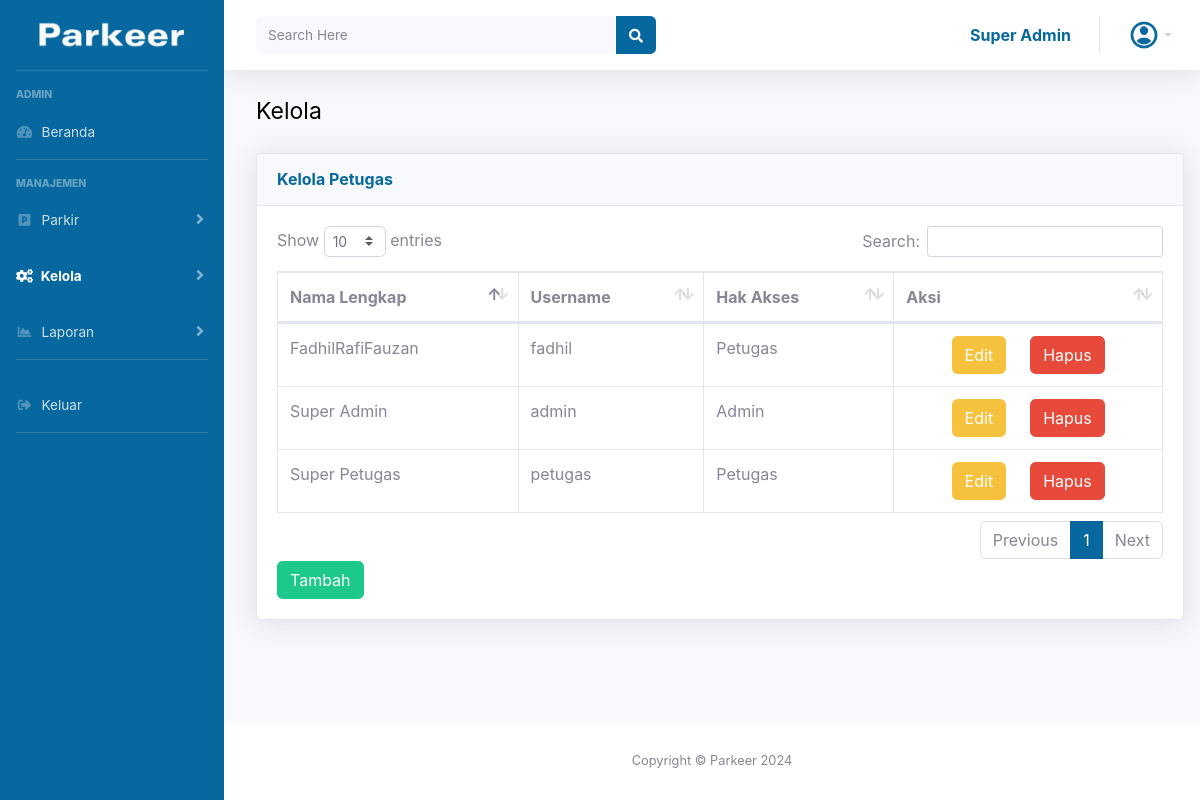
The app's page /app/admin/kelola_petugas.php (signed in), older data.
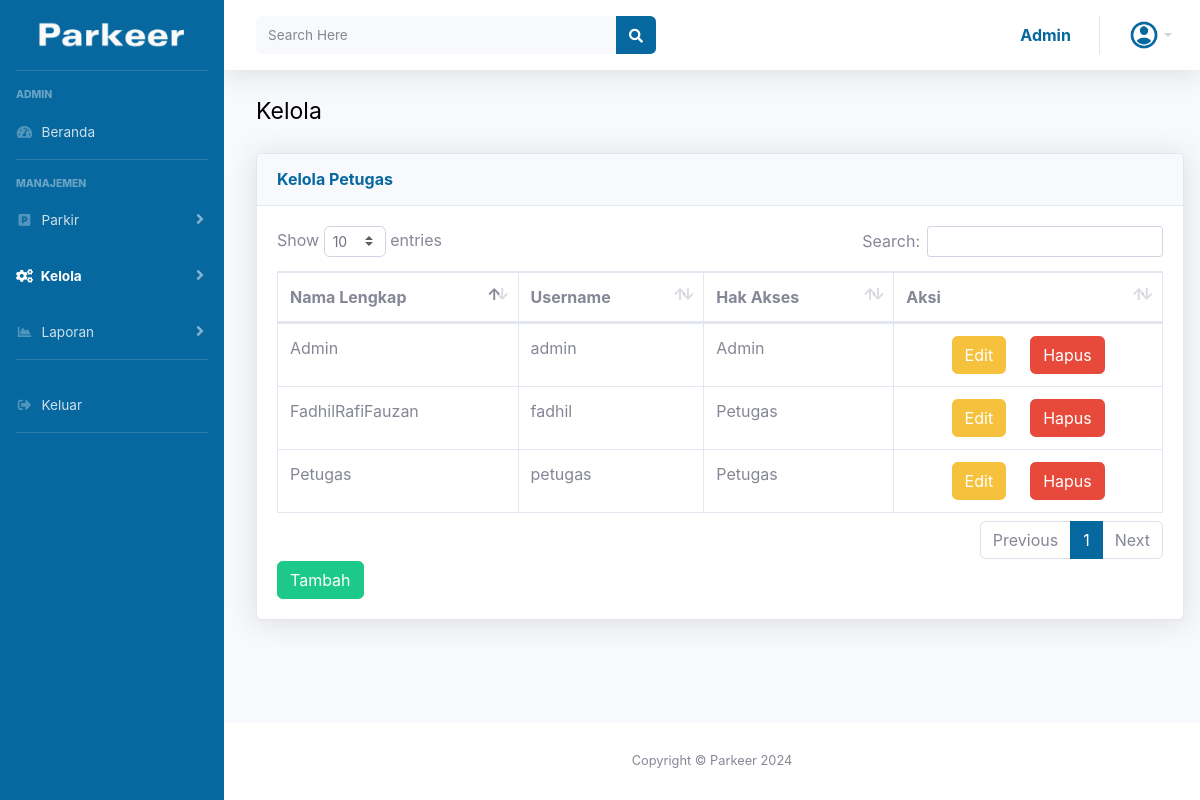
The same page, newer data.
### tables this page shows
CREATE TABLE `tbpengguna` (
  `id` int(11) NOT NULL,
  `nama` varchar(255) NOT NULL,
  `username` varchar(255) NOT NULL,
  `password` varchar(255) NOT NULL,
  `hak_akses` varchar(20) NOT NULL
);

### app/admin/kelola_petugas.php (the view, shortened to what the changed rows need)
<?php
include '../../config.php';
?>
<!DOCTYPE html>
<html lang="en">
<head>
    <link href="../../vendor/fontawesome-free/css/all.min.css" rel="stylesheet" type="text/css">
    <link href="../../vendor/bootstrap/css/bootstrap.min.css" rel="stylesheet">
    <link rel="stylesheet" href="../../vendor/bootstrap/css/my.css">
    <link href="../../vendor/datatables/dataTables.bootstrap4.min.css" rel="stylesheet">
    <link href="../../vendor/datatables/dataTables.bootstrap4.min.css" rel="stylesheet">
</head>
<body id="page-top">
    <div id="wrapper">
        <div id="content-wrapper" class="d-flex flex-column">
            <div id="content">
                <nav class="navbar navbar-expand navbar-light bg-white topbar mb-4 static-top shadow">
                    <ul class="navbar-nav ml-auto">
                        <li class="nav-item dropdown no-arrow">
                            <a class="nav-link dropdown-toggle">
                                <span class="d-none d-lg-inline namaAdmin">
                                    <?= $_SESSION['admin']; ?>
                                </span>
                            </a>
                        </li>
                    </ul>
                </nav>
                <div class="container ml-2">
                    <div class="card shadow mb-4">
                        <div class="card-body">
                            <div class="table-responsive">
                                <table class="table table-bordered" id="dataTable" width="100%" cellspacing="0">
                                    <thead>
                                        <tr>
                                            <th>Nama Lengkap</th>
                                            <th>Username</th>
                                            <th>Hak Akses</th>
                                            <th>Aksi</th>
                                        </tr>
                                    </thead>
                                    <tbody id="hasilPencarian">
                                        <?php
                                        $sql = "SELECT * FROM tbpengguna";
                                        $query = mysqli_query($conn, $sql);
                                        while ($pengguna = mysqli_fetch_array($query)) {
                                            echo "<tr>";
                                            echo "<td>" . $pengguna['nama'] . "</td>";
                                            echo "<td>" . $pengguna['username'] . "</td>";
                                            echo "<td>" . $pengguna['hak_akses'] . "</td>";
                                            echo "<td class='text-center align-middle'>";
                                            echo "<div class='d-flex justify-content-center'>";
                                            echo "<a href='crud/edit.php?id=" . $pengguna['id'] . "' class='btn btn-warning btnedit mr-4'>Edit</a>";
                                            echo "<a href='crud/hapus.php?id=" . $pengguna['id'] . "' class='btn btn-danger btnkeluar'>Hapus</a>";
                                            echo "</td>";
                                            echo "</tr>";
                                        }
                                        ?>
                                    </tbody>
                                </table>
                            </div>
                        </div>
                    </div>
                </div>
            </div>
        </div>
    </div>
</body>
</html>

Row changes from the older to the newer data that the page shows:
changed tbpengguna "Admin": nama "Super Admin" → "Admin"
changed tbpengguna "petugas": nama "Super Petugas" → "Petugas"
Text that changed along with them:
$_SESSION['admin']: "Super Admin" → "Admin"
